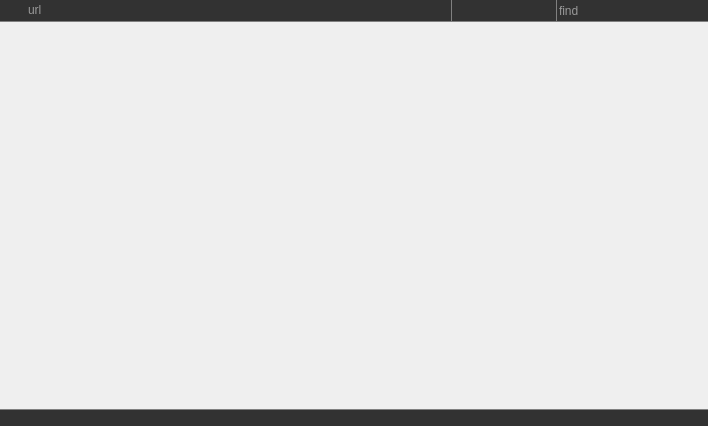
<?xml version="1.0" encoding="UTF-8"?>
<ui version="4.0">
 <class>Form</class>
 <widget class="QWidget" name="Form">
  <property name="geometry">
   <rect>
    <x>0</x>
    <y>0</y>
    <width>708</width>
    <height>426</height>
   </rect>
  </property>
  <property name="windowTitle">
   <string/>
  </property>
  <layout class="QGridLayout" name="gridLayout">
   <property name="margin">
    <number>0</number>
   </property>
   <property name="spacing">
    <number>0</number>
   </property>
   <item row="0" column="0">
    <widget class="QFrame" name="fr_top">
     <property name="sizePolicy">
      <sizepolicy hsizetype="Preferred" vsizetype="Fixed">
       <horstretch>0</horstretch>
       <verstretch>0</verstretch>
      </sizepolicy>
     </property>
     <property name="maximumSize">
      <size>
       <width>16777215</width>
       <height>26</height>
      </size>
     </property>
     <property name="styleSheet">
      <string notr="true">QFrame#fr_top {
	border-bottom:1px solid gray;
background-color:rgb(50,50,50)
}
QPushButton {
background:transparent;
border:0px;
}
QPushButton:hover {
background:rgba(70,70,70,150);
}</string>
     </property>
     <property name="frameShape">
      <enum>QFrame::NoFrame</enum>
     </property>
     <property name="frameShadow">
      <enum>QFrame::Raised</enum>
     </property>
     <property name="class" stdset="0">
      <string/>
     </property>
     <layout class="QGridLayout" name="gridLayout_2">
      <property name="leftMargin">
       <number>2</number>
      </property>
      <property name="topMargin">
       <number>0</number>
      </property>
      <property name="rightMargin">
       <number>2</number>
      </property>
      <property name="bottomMargin">
       <number>0</number>
      </property>
      <property name="spacing">
       <number>0</number>
      </property>
      <item row="0" column="5">
       <widget class="QPushButton" name="b_back">
        <property name="minimumSize">
         <size>
          <width>26</width>
          <height>0</height>
         </size>
        </property>
        <property name="maximumSize">
         <size>
          <width>26</width>
          <height>26</height>
         </size>
        </property>
        <property name="toolTip">
         <string>back</string>
        </property>
        <property name="icon">
         <iconset>
          <normaloff>img/tri_left.png</normaloff>img/tri_left.png</iconset>
        </property>
       </widget>
      </item>
      <item row="0" column="6">
       <widget class="QPushButton" name="b_forward">
        <property name="minimumSize">
         <size>
          <width>26</width>
          <height>0</height>
         </size>
        </property>
        <property name="maximumSize">
         <size>
          <width>26</width>
          <height>26</height>
         </size>
        </property>
        <property name="toolTip">
         <string>forward</string>
        </property>
        <property name="icon">
         <iconset>
          <normaloff>img/tri_right.png</normaloff>img/tri_right.png</iconset>
        </property>
       </widget>
      </item>
      <item row="0" column="3" rowspan="2">
       <widget class="QPushButton" name="b_go">
        <property name="minimumSize">
         <size>
          <width>26</width>
          <height>0</height>
         </size>
        </property>
        <property name="maximumSize">
         <size>
          <width>26</width>
          <height>26</height>
         </size>
        </property>
        <property name="toolTip">
         <string>reload/go</string>
        </property>
        <property name="icon">
         <iconset>
          <normaloff>img/refresh.png</normaloff>img/refresh.png</iconset>
        </property>
       </widget>
      </item>
      <item row="0" column="4" rowspan="2">
       <widget class="QPushButton" name="b_stop">
        <property name="minimumSize">
         <size>
          <width>26</width>
          <height>0</height>
         </size>
        </property>
        <property name="maximumSize">
         <size>
          <width>26</width>
          <height>26</height>
         </size>
        </property>
        <property name="toolTip">
         <string>stop</string>
        </property>
        <property name="icon">
         <iconset>
          <normaloff>img/stop.png</normaloff>img/stop.png</iconset>
        </property>
       </widget>
      </item>
      <item row="0" column="2" rowspan="2">
       <widget class="QFrame" name="fr_addr">
        <property name="minimumSize">
         <size>
          <width>0</width>
          <height>22</height>
         </size>
        </property>
        <property name="styleSheet">
         <string notr="true">QFrame#fr_addr {
   border:0px;
	border-right:1px solid gray;
}</string>
        </property>
        <property name="frameShape">
         <enum>QFrame::NoFrame</enum>
        </property>
        <property name="frameShadow">
         <enum>QFrame::Raised</enum>
        </property>
        <layout class="QGridLayout" name="gridLayout_3">
         <property name="margin">
          <number>0</number>
         </property>
         <property name="spacing">
          <number>0</number>
         </property>
         <item row="1" column="1">
          <widget class="QProgressBar" name="pb_load">
           <property name="minimumSize">
            <size>
             <width>0</width>
             <height>2</height>
            </size>
           </property>
           <property name="maximumSize">
            <size>
             <width>16777215</width>
             <height>2</height>
            </size>
           </property>
           <property name="styleSheet">
            <string notr="true">QProgressBar {
border:0px;
	background:transparent;
}

QProgressBar::chunk {
	background-color: rgb(80,134,175);
}</string>
           </property>
           <property name="value">
            <number>0</number>
           </property>
           <property name="textVisible">
            <bool>false</bool>
           </property>
          </widget>
         </item>
         <item row="0" column="1">
          <widget class="QLineEdit" name="le_address">
           <property name="sizePolicy">
            <sizepolicy hsizetype="Expanding" vsizetype="Expanding">
             <horstretch>0</horstretch>
             <verstretch>0</verstretch>
            </sizepolicy>
           </property>
           <property name="font">
            <font>
             <family>Tahoma</family>
            </font>
           </property>
           <property name="styleSheet">
            <string notr="true">QLineEdit {
background:transparent;
border:0px;
color:white;
}</string>
           </property>
           <property name="placeholderText">
            <string>url</string>
           </property>
          </widget>
         </item>
         <item row="0" column="0">
          <widget class="QPushButton" name="b_icon">
           <property name="maximumSize">
            <size>
             <width>24</width>
             <height>16777215</height>
            </size>
           </property>
           <property name="text">
            <string/>
           </property>
           <property name="iconSize">
            <size>
             <width>20</width>
             <height>20</height>
            </size>
           </property>
          </widget>
         </item>
        </layout>
       </widget>
      </item>
      <item row="0" column="7">
       <widget class="QLineEdit" name="le_find">
        <property name="sizePolicy">
         <sizepolicy hsizetype="Expanding" vsizetype="Expanding">
          <horstretch>0</horstretch>
          <verstretch>0</verstretch>
         </sizepolicy>
        </property>
        <property name="maximumSize">
         <size>
          <width>150</width>
          <height>16777215</height>
         </size>
        </property>
        <property name="styleSheet">
         <string notr="true">QLineEdit {
background:transparent;
border:0px;
border-left:1px solid gray;
color:white;
}</string>
        </property>
        <property name="placeholderText">
         <string>find</string>
        </property>
       </widget>
      </item>
     </layout>
    </widget>
   </item>
   <item row="1" column="0">
    <widget class="QSplitter" name="split_insp">
     <property name="orientation">
      <enum>Qt::Vertical</enum>
     </property>
    </widget>
   </item>
   <item row="2" column="0">
    <widget class="QLineEdit" name="l_status">
     <property name="font">
      <font>
       <pointsize>8</pointsize>
      </font>
     </property>
     <property name="styleSheet">
      <string notr="true">QLineEdit {
border:0px;
border-top:1px solid gray;
background:rgb(50,50,50);
color:rgb(200,200,200)
}</string>
     </property>
     <property name="readOnly">
      <bool>true</bool>
     </property>
    </widget>
   </item>
  </layout>
 </widget>
 <resources/>
 <connections>
  <connection>
   <sender>le_address</sender>
   <signal>returnPressed()</signal>
   <receiver>b_go</receiver>
   <slot>click()</slot>
   <hints>
    <hint type="sourcelabel">
     <x>507</x>
     <y>20</y>
    </hint>
    <hint type="destinationlabel">
     <x>649</x>
     <y>13</y>
    </hint>
   </hints>
  </connection>
 </connections>
</ui>
